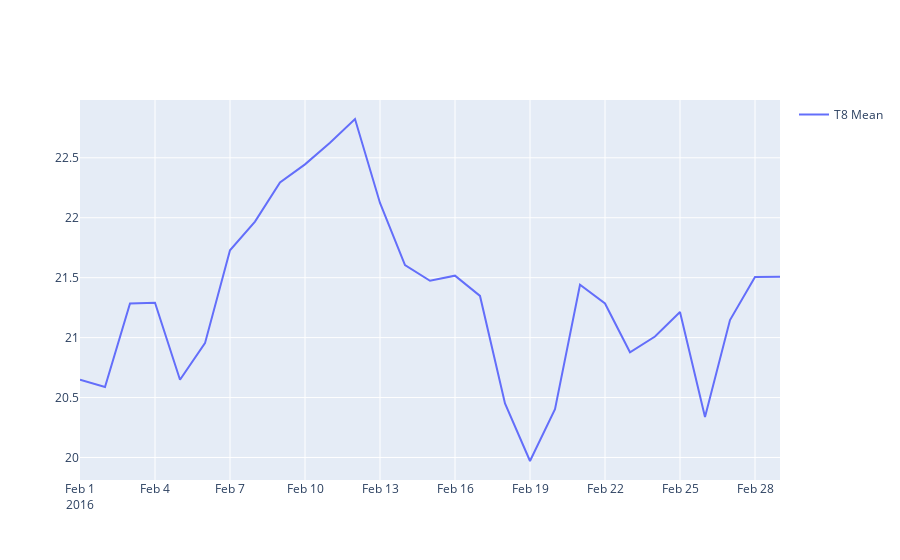

The cell this chart's notebook holds for it:
### Code cell
aq2 = [20.65, 20.59, 21.29, 21.29, 20.65, 20.95, 21.73, 21.97, 22.29, 22.45, 22.63, 22.82, 22.12, 21.61, 21.47, 21.52, 21.35, 20.45, 19.97, 20.4, 21.44, 21.28, 20.88, 21.01, 21.21, 20.34, 21.15, 21.51, 21.51]

assert q2() == aq2
